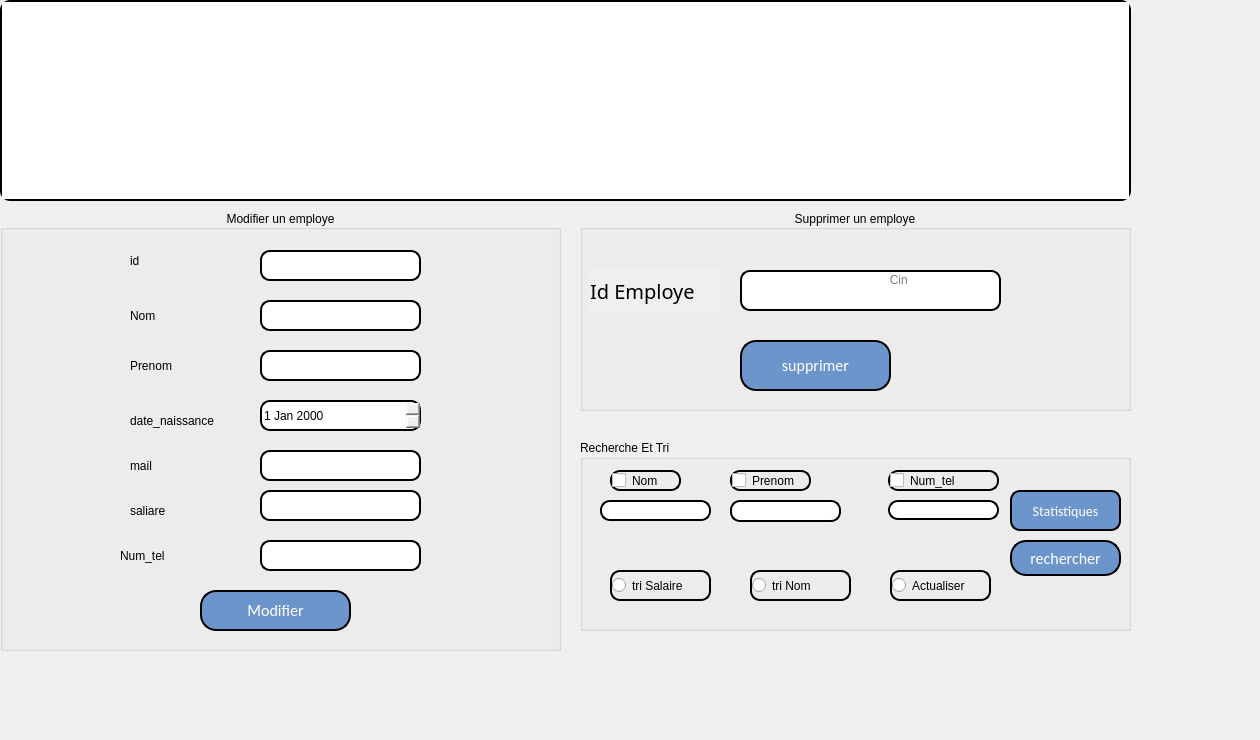
      <widget class="QWidget" name="tab_15">
       <attribute name="title">
        <string>Gestion des employes</string>
       </attribute>
       <widget class="QLabel" name="label_73">
        <property name="geometry">
         <rect>
          <x>-40</x>
          <y>-30</y>
          <width>1251</width>
          <height>731</height>
         </rect>
        </property>
        <property name="text">
         <string/>
        </property>
        <property name="pixmap">
         <pixmap resource="resource.qrc">:/image/wt.jpg</pixmap>
        </property>
       </widget>
       <widget class="QTableView" name="tab_employe">
        <property name="geometry">
         <rect>
          <x>0</x>
          <y>0</y>
          <width>1131</width>
          <height>201</height>
         </rect>
        </property>
        <property name="styleSheet">
         <string notr="true">border: 2px solid black;
border-radius: 10px;</string>
        </property>
       </widget>
       <widget class="QGroupBox" name="groupBox_24">
        <property name="geometry">
         <rect>
          <x>580</x>
          <y>210</y>
          <width>551</width>
          <height>201</height>
         </rect>
        </property>
        <property name="autoFillBackground">
         <bool>true</bool>
        </property>
        <property name="styleSheet">
         <string notr="true">font: 75 15pt &quot;Script MT Bold&quot;;</string>
        </property>
        <property name="title">
         <string>Supprimer un employe</string>
        </property>
        <property name="alignment">
         <set>Qt::AlignCenter</set>
        </property>
        <widget class="QLineEdit" name="lineEdit_cin_supp_2">
         <property name="geometry">
          <rect>
           <x>160</x>
           <y>60</y>
           <width>261</width>
           <height>41</height>
          </rect>
         </property>
         <property name="autoFillBackground">
          <bool>false</bool>
         </property>
         <property name="styleSheet">
          <string notr="true">border: 2px solid black;
border-radius: 10px;</string>
         </property>
         <property name="text">
          <string/>
         </property>
         <property name="maxLength">
          <number>8</number>
         </property>
         <property name="cursorPosition">
          <number>0</number>
         </property>
         <property name="alignment">
          <set>Qt::AlignHCenter|Qt::AlignTop</set>
         </property>
         <property name="placeholderText">
          <string>                 Cin</string>
         </property>
        </widget>
        <widget class="QPushButton" name="pushButton_supprimer_4">
         <property name="geometry">
          <rect>
           <x>160</x>
           <y>130</y>
           <width>151</width>
           <height>51</height>
          </rect>
         </property>
         <property name="autoFillBackground">
          <bool>false</bool>
         </property>
         <property name="styleSheet">
          <string notr="true"> border: 2px solid black;
border-radius: 10px;
  color: white;
  padding: 10px;
  text-align: center;
  
font-family:calibri;
  display: inline-block;
  font-size: 16px;
 
  border-radius : 16px;
background-color:rgb(108, 149, 203)</string>
         </property>
         <property name="text">
          <string>supprimer</string>
         </property>
        </widget>
        <widget class="QLabel" name="label_29">
         <property name="geometry">
          <rect>
           <x>10</x>
           <y>60</y>
           <width>131</width>
           <height>41</height>
          </rect>
         </property>
         <property name="font">
          <font>
           <family>Script MT Bold</family>
           <pointsize>15</pointsize>
           <weight>9</weight>
           <italic>false</italic>
           <bold>false</bold>
          </font>
         </property>
         <property name="autoFillBackground">
          <bool>true</bool>
         </property>
         <property name="text">
          <string>Id Employe</string>
         </property>
        </widget>
       </widget>
       <widget class="QGroupBox" name="groupBox_25">
        <property name="geometry">
         <rect>
          <x>0</x>
          <y>210</y>
          <width>561</width>
          <height>441</height>
         </rect>
        </property>
        <property name="autoFillBackground">
         <bool>true</bool>
        </property>
        <property name="styleSheet">
         <string notr="true">font: 75 10pt &quot;Script MT Bold&quot;;</string>
        </property>
        <property name="title">
         <string>Modifier un employe</string>
        </property>
        <property name="alignment">
         <set>Qt::AlignCenter</set>
        </property>
        <widget class="QPushButton" name="retour_5">
         <property name="geometry">
          <rect>
           <x>160</x>
           <y>490</y>
           <width>111</width>
           <height>51</height>
          </rect>
         </property>
         <property name="styleSheet">
          <string notr="true"> border: 2px solid black;
border-radius: 10px;
  color: white;
  padding: 10px;
  text-align: center;
  
font-family:calibri;
  display: inline-block;
  font-size: 16px;
 
  border-radius : 16px;
background-color:rgb(108, 149, 203)</string>
         </property>
         <property name="text">
          <string>Retour</string>
         </property>
         <property name="icon">
          <iconset resource="resource.qrc">
           <normaloff>:/image/icons8-return-50 (1).png</normaloff>:/image/icons8-return-50 (1).png</iconset>
         </property>
        </widget>
        <widget class="QPushButton" name="pushButton_ajouter_3">
         <property name="geometry">
          <rect>
           <x>340</x>
           <y>490</y>
           <width>121</width>
           <height>51</height>
          </rect>
         </property>
         <property name="styleSheet">
          <string notr="true"> border: 2px solid black;
border-radius: 10px;
  color: white;
  padding: 10px;
  text-align: center;
  
font-family:calibri;
  display: inline-block;
  font-size: 16px;
 
  border-radius : 16px;
background-color:rgb(108, 149, 203)</string>
         </property>
         <property name="text">
          <string>ajouter</string>
         </property>
        </widget>
        <widget class="QPushButton" name="pushButton_modifier_3">
         <property name="geometry">
          <rect>
           <x>530</x>
           <y>490</y>
           <width>121</width>
           <height>51</height>
          </rect>
         </property>
         <property name="styleSheet">
          <string notr="true"> border: 2px solid black;
border-radius: 10px;
  color: white;
  padding: 10px;
  text-align: center;
  
font-family:calibri;
  display: inline-block;
  font-size: 16px;
 
  border-radius : 16px;
background-color:rgb(108, 149, 203)</string>
         </property>
         <property name="text">
          <string>modifier</string>
         </property>
        </widget>
        <widget class="QLabel" name="label_31">
         <property name="geometry">
          <rect>
           <x>130</x>
           <y>240</y>
           <width>91</width>
           <height>31</height>
          </rect>
         </property>
         <property name="text">
          <string>mail</string>
         </property>
        </widget>
        <widget class="QLineEdit" name="lineEdit_11">
         <property name="geometry">
          <rect>
           <x>260</x>
           <y>330</y>
           <width>161</width>
           <height>31</height>
          </rect>
         </property>
         <property name="styleSheet">
          <string notr="true">border: 2px solid black;
border-radius: 10px;</string>
         </property>
        </widget>
        <widget class="QLineEdit" name="lineEdit_12">
         <property name="geometry">
          <rect>
           <x>260</x>
           <y>140</y>
           <width>161</width>
           <height>31</height>
          </rect>
         </property>
         <property name="styleSheet">
          <string notr="true">border: 2px solid black;
border-radius: 10px;</string>
         </property>
        </widget>
        <widget class="QLabel" name="label_32">
         <property name="geometry">
          <rect>
           <x>130</x>
           <y>140</y>
           <width>121</width>
           <height>31</height>
          </rect>
         </property>
         <property name="text">
          <string>Prenom</string>
         </property>
        </widget>
        <widget class="QLineEdit" name="lineEdit_15">
         <property name="geometry">
          <rect>
           <x>260</x>
           <y>280</y>
           <width>161</width>
           <height>31</height>
          </rect>
         </property>
         <property name="styleSheet">
          <string notr="true">border: 2px solid black;
border-radius: 10px;</string>
         </property>
        </widget>
        <widget class="QLineEdit" name="lineEdit_16">
         <property name="geometry">
          <rect>
           <x>260</x>
           <y>240</y>
           <width>161</width>
           <height>31</height>
          </rect>
         </property>
         <property name="styleSheet">
          <string notr="true">border: 2px solid black;
border-radius: 10px;</string>
         </property>
        </widget>
        <widget class="QLineEdit" name="lineEdit_17">
         <property name="geometry">
          <rect>
           <x>260</x>
           <y>90</y>
           <width>161</width>
           <height>31</height>
          </rect>
         </property>
         <property name="styleSheet">
          <string notr="true">border: 2px solid black;
border-radius: 10px;</string>
         </property>
        </widget>
        <widget class="QLabel" name="label_33">
         <property name="geometry">
          <rect>
           <x>130</x>
           <y>90</y>
           <width>81</width>
           <height>31</height>
          </rect>
         </property>
         <property name="text">
          <string>Nom</string>
         </property>
        </widget>
        <widget class="QLineEdit" name="lineEdit_18">
         <property name="geometry">
          <rect>
           <x>260</x>
           <y>40</y>
           <width>161</width>
           <height>31</height>
          </rect>
         </property>
         <property name="styleSheet">
          <string notr="true">border: 2px solid black;
border-radius: 10px;</string>
         </property>
        </widget>
        <widget class="QLabel" name="label_34">
         <property name="geometry">
          <rect>
           <x>130</x>
           <y>200</y>
           <width>111</width>
           <height>21</height>
          </rect>
         </property>
         <property name="text">
          <string>date_naissance</string>
         </property>
        </widget>
        <widget class="QLabel" name="label_35">
         <property name="geometry">
          <rect>
           <x>130</x>
           <y>30</y>
           <width>91</width>
           <height>41</height>
          </rect>
         </property>
         <property name="text">
          <string>id</string>
         </property>
        </widget>
        <widget class="QLabel" name="label_36">
         <property name="geometry">
          <rect>
           <x>120</x>
           <y>310</y>
           <width>131</width>
           <height>71</height>
          </rect>
         </property>
         <property name="text">
          <string>Num_tel</string>
         </property>
        </widget>
        <widget class="QLabel" name="label_37">
         <property name="geometry">
          <rect>
           <x>130</x>
           <y>280</y>
           <width>101</width>
           <height>41</height>
          </rect>
         </property>
         <property name="text">
          <string>saliare</string>
         </property>
        </widget>
        <widget class="QDateEdit" name="dateEdit_2">
         <property name="geometry">
          <rect>
           <x>260</x>
           <y>190</y>
           <width>161</width>
           <height>31</height>
          </rect>
         </property>
         <property name="styleSheet">
          <string notr="true">border: 2px solid black;
border-radius: 10px;</string>
         </property>
        </widget>
        <widget class="QPushButton" name="pushButton_supprimer_5">
         <property name="geometry">
          <rect>
           <x>200</x>
           <y>380</y>
           <width>151</width>
           <height>41</height>
          </rect>
         </property>
         <property name="autoFillBackground">
          <bool>false</bool>
         </property>
         <property name="styleSheet">
          <string notr="true"> border: 2px solid black;
border-radius: 10px;
  color: white;
  padding: 10px;
  text-align: center;
  
font-family:calibri;
  display: inline-block;
  font-size: 16px;
 
  border-radius : 16px;
background-color:rgb(108, 149, 203)</string>
         </property>
         <property name="text">
          <string>Modifier</string>
         </property>
        </widget>
       </widget>
       <widget class="QGroupBox" name="groupBox_5">
        <property name="geometry">
         <rect>
          <x>580</x>
          <y>440</y>
          <width>551</width>
          <height>191</height>
         </rect>
        </property>
        <property name="autoFillBackground">
         <bool>true</bool>
        </property>
        <property name="styleSheet">
         <string notr="true">font: 75 10pt &quot;Script MT Bold&quot;;</string>
        </property>
        <property name="title">
         <string>Recherche Et Tri</string>
        </property>
        <widget class="QLineEdit" name="rech_Num_tel">
         <property name="geometry">
          <rect>
           <x>308</x>
           <y>60</y>
           <width>111</width>
           <height>20</height>
          </rect>
         </property>
         <property name="styleSheet">
          <string notr="true">border: 2px solid black;
border-radius: 10px;</string>
         </property>
        </widget>
        <widget class="QCheckBox" name="checkBox_Prenom">
         <property name="geometry">
          <rect>
           <x>150</x>
           <y>30</y>
           <width>81</width>
           <height>21</height>
          </rect>
         </property>
         <property name="styleSheet">
          <string notr="true">border: 2px solid black;
border-radius: 10px;</string>
         </property>
         <property name="text">
          <string>Prenom</string>
         </property>
        </widget>
        <widget class="QLineEdit" name="rech_Nom">
         <property name="geometry">
          <rect>
           <x>20</x>
           <y>60</y>
           <width>111</width>
           <height>21</height>
          </rect>
         </property>
         <property name="styleSheet">
          <string notr="true">border: 2px solid black;
border-radius: 10px;</string>
         </property>
        </widget>
        <widget class="QCheckBox" name="checkBox_Num_tel">
         <property name="geometry">
          <rect>
           <x>308</x>
           <y>30</y>
           <width>111</width>
           <height>21</height>
          </rect>
         </property>
         <property name="styleSheet">
          <string notr="true">border: 2px solid black;
border-radius: 10px;</string>
         </property>
         <property name="text">
          <string>Num_tel</string>
         </property>
        </widget>
        <widget class="QRadioButton" name="radioButton_TRInProd">
         <property name="geometry">
          <rect>
           <x>30</x>
           <y>130</y>
           <width>101</width>
           <height>31</height>
          </rect>
         </property>
         <property name="styleSheet">
          <string notr="true">border: 2px solid black;
border-radius: 10px;</string>
         </property>
         <property name="text">
          <string>tri Salaire</string>
         </property>
        </widget>
        <widget class="QRadioButton" name="radioButton_TRIqProd">
         <property name="geometry">
          <rect>
           <x>170</x>
           <y>130</y>
           <width>101</width>
           <height>31</height>
          </rect>
         </property>
         <property name="styleSheet">
          <string notr="true">border: 2px solid black;
border-radius: 10px;</string>
         </property>
         <property name="text">
          <string>tri Nom</string>
         </property>
        </widget>
        <widget class="QCheckBox" name="checkBox_Nom">
         <property name="geometry">
          <rect>
           <x>30</x>
           <y>30</y>
           <width>71</width>
           <height>21</height>
          </rect>
         </property>
         <property name="styleSheet">
          <string notr="true">border: 2px solid black;
border-radius: 10px;</string>
         </property>
         <property name="text">
          <string>Nom</string>
         </property>
        </widget>
        <widget class="QPushButton" name="rechercher_P">
         <property name="geometry">
          <rect>
           <x>430</x>
           <y>100</y>
           <width>111</width>
           <height>36</height>
          </rect>
         </property>
         <property name="styleSheet">
          <string notr="true"> border: 2px solid black;
border-radius: 10px;
  color: white;
  padding: 10px;
  text-align: center;
  
font-family:calibri;
  display: inline-block;
  font-size: 16px;
 
  border-radius : 16px;
background-color:rgb(108, 149, 203)</string>
         </property>
         <property name="text">
          <string>rechercher</string>
         </property>
        </widget>
        <widget class="QLineEdit" name="rech_Prenom">
         <property name="geometry">
          <rect>
           <x>150</x>
           <y>60</y>
           <width>111</width>
           <height>22</height>
          </rect>
         </property>
         <property name="styleSheet">
          <string notr="true">border: 2px solid black;
border-radius: 10px;</string>
         </property>
        </widget>
        <widget class="QPushButton" name="Statistiques_6">
         <property name="geometry">
          <rect>
           <x>430</x>
           <y>50</y>
           <width>111</width>
           <height>41</height>
          </rect>
         </property>
         <property name="styleSheet">
          <string notr="true"> border: 2px solid black;
border-radius: 10px;
  color: white;
  padding: 8px;
  text-align: center;
  
font-family:calibri;
  display: inline-block;
  font-size: 14px;
 
  border-radius : 10px;
background-color:rgb(108, 149, 203)</string>
         </property>
         <property name="text">
          <string>Statistiques</string>
         </property>
         <property name="icon">
          <iconset resource="resource.qrc">
           <normaloff>:/image/icons8-pie-chart-report-50.png</normaloff>:/image/icons8-pie-chart-report-50.png</iconset>
         </property>
         <property name="iconSize">
          <size>
           <width>30</width>
           <height>30</height>
          </size>
         </property>
        </widget>
        <widget class="QRadioButton" name="radioButton_TRInProd_4">
         <property name="geometry">
          <rect>
           <x>310</x>
           <y>130</y>
           <width>101</width>
           <height>31</height>
          </rect>
         </property>
         <property name="styleSheet">
          <string notr="true">border: 2px solid black;
border-radius: 10px;</string>
         </property>
         <property name="text">
          <string>Actualiser</string>
         </property>
        </widget>
       </widget>
      </widget>
